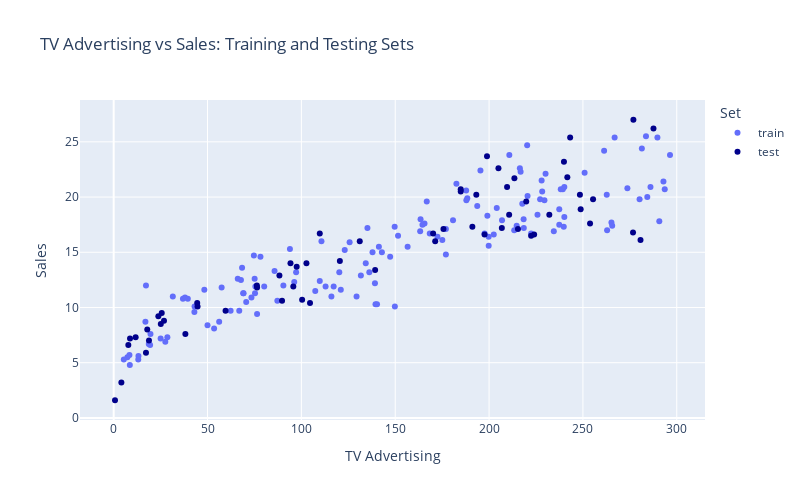

The notebook cell saved with this chart:
### Code cell
# Scatterplot
px.scatter(t, x='TV', y='Sales', color='Set',
           color_discrete_map={'train':'#636EFA', 'test':'darkblue'},
           labels={'TV':'TV Advertising', 'Sales':'Sales'},
           title="TV Advertising vs Sales: Training and Testing Sets", 
           width=800, height=500)

### Figure 1 — Plotly figure (JSON) as saved in the notebook; plotly's stock layout.template omitted (floating-point values rounded to 4 significant figures; data arrays with more than 128 entries replaced by an {"elided": "..."} marker saying what was removed)
{"data": [{"hovertemplate": "Set=train<br>TV Advertising=%{x}<br>Sales=%{y}<extra></extra>", "legendgroup": "train", "marker": {"color": "#636EFA", "symbol": "circle"}, "mode": "markers", "name": "train", "orientation": "v", "showlegend": true, "type": "scatter", "x": {"elided": "140 float values"}, "xaxis": "x", "y": {"elided": "140 float values"}, "yaxis": "y"}, {"hovertemplate": "Set=test<br>TV Advertising=%{x}<br>Sales=%{y}<extra></extra>", "legendgroup": "test", "marker": {"color": "darkblue", "symbol": "circle"}, "mode": "markers", "name": "test", "orientation": "v", "showlegend": true, "type": "scatter", "x": [280.7, 248.8, 97.5, 276.7, 255.4, 215.4, 170.2, 94.2, 239.9, 38.2, 25.6, 120.5, 191.1, 17.9, 213.5, 276.9, 4.1, 206.8, 18.8, 17.2, 248.4, 209.6, 109.8, 243.2, 205, 104.6, 232.1, 7.8, 8.7, 184.9, 95.7, 184.9, 25.1, 26.8, 287.6, 193.2, 44.7, 89.7, 76.3, 175.7, 197.6, 139.3, 219.8, 210.7, 102.7, 253.8, 222.4, 224, 241.7, 0.7, 23.8, 59.6, 100.4, 171.3, 88.3, 44.5, 198.9, 76.4, 11.7, 131.1], "xaxis": "x", "y": [16.1, 18.9, 13.7, 16.8, 19.8, 17.1, 16.7, 14, 23.2, 7.6, 9.5, 14.2, 17.3, 8, 21.7, 27, 3.2, 17.2, 7, 5.9, 20.2, 20.9, 16.7, 25.4, 22.6, 10.4, 18.4, 6.6, 7.2, 20.5, 11.9, 20.7, 8.5, 8.8, 26.2, 20.2, 10.1, 10.6, 12, 17.1, 16.6, 13.4, 19.6, 18.4, 14, 17.6, 16.5, 16.6, 21.8, 1.6, 9.2, 9.7, 10.7, 16, 12.9, 10.4, 23.7, 11.8, 7.3, 16], "yaxis": "y"}], "layout": {"height": 500, "legend": {"title": {"text": "Set"}, "tracegroupgap": 0}, "title": {"text": "TV Advertising vs Sales: Training and Testing Sets"}, "width": 800, "xaxis": {"anchor": "y", "domain": [0, 1], "title": {"text": "TV Advertising"}}, "yaxis": {"anchor": "x", "domain": [0, 1], "title": {"text": "Sales"}}}}
